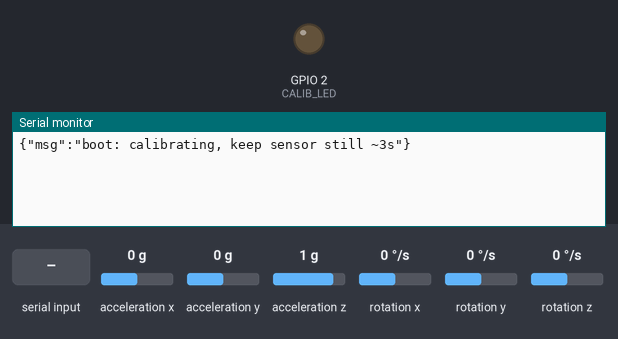
The sketch below on a simulated ESP32. Parts: output pins drawn as LEDs (lit = HIGH), the last lines printed to the serial monitor. Wiring (inferred from the names in the program): MPU-6050 motion sensor at I2C address 0x68. The inputs (shaded band) are chosen by the test bench; at power-on: rotation x 0 °/s, acceleration x 0 g, acceleration z 1 g, rotation z 0 °/s, acceleration y 0 g, rotation y 0 °/s.

Above: at 0.1 s.
5.0 s: rotation x set to -100 °/s
At 6.0 s:
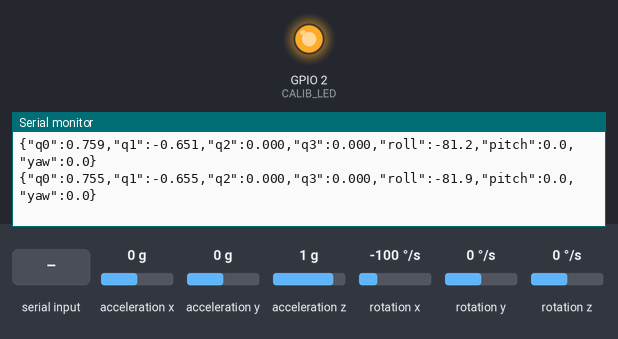
8.0 s: "R" received over Serial
9.7 s: acceleration x set to -1.4 g
At 10.2 s:
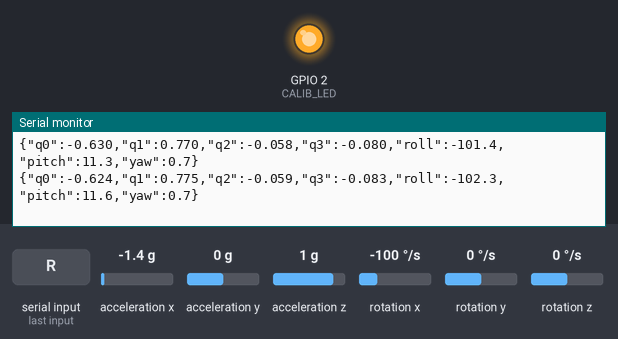
12.7 s: "r" received over Serial
15.7 s: acceleration z set to 1.4 g
At 16.5 s:
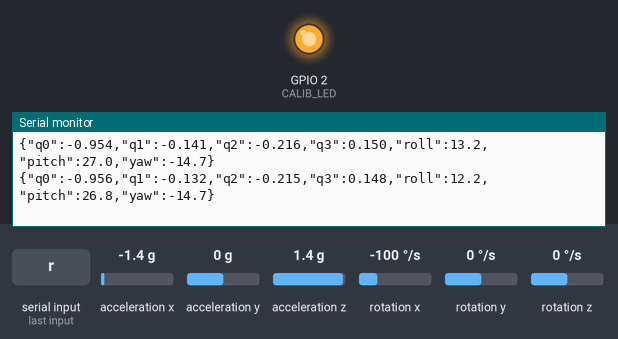
18.7 s: rotation z set to 100 °/s
At 19.2 s:
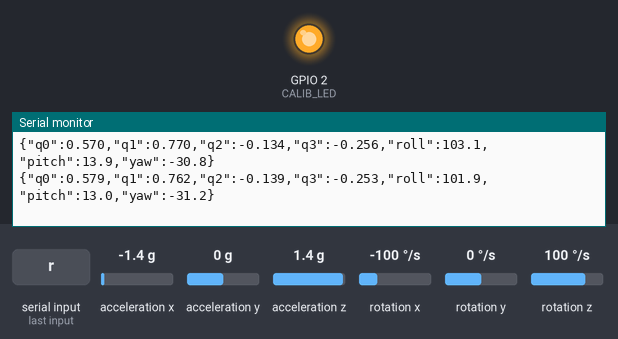
Timing chart, 0 to 21.7 s (numbered marks = the images above; inputs shaded):
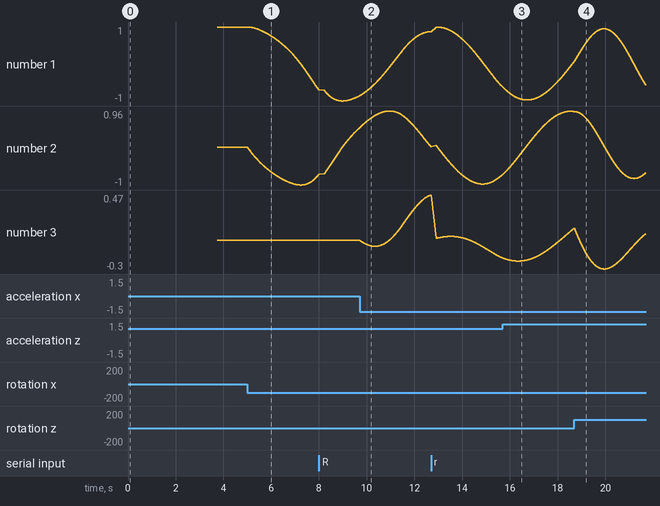

Measured:
- after the input at 5.0 s, the serial monitor: prints a new line at once (image 1)
- plotted number 1: 1 → -0.7 after the input at 5.0 s
- plotted number 2: 0 → -0.72 after the input at 5.0 s

The sketch:

MPU6050_Attitude.ino
```cpp
/*
 * MPU6050_Attitude.ino
 * ------------------------------------------------------------------
 * ESP32-WROOM-32 + MPU6050 六轴姿态解算（Arduino 环境）
 *
 * 功能：
 *  1. I2C 读取 MPU6050（SCL/SDA）
 *  2. 上电自动校准陀螺仪零偏；以“上电瞬间的姿态”作为 0 初始位置
 *  3. Mahony 互补滤波姿态解算，输出相对初始位置的四元数与欧拉角
 *  4. 串口 JSON 输出（默认 115200），供前端 3D 界面实时显示
 *  5. 串口收到字符 R（或 r）时重新归零（把当前姿态设为 0）
 *
 * 接线（ESP32-WROOM-32 DevKit）：
 *    MPU6050  VCC  ->  3V3
 *    MPU6050  GND  ->  GND
 *    MPU6050  SCL  ->  GPIO22
 *    MPU6050  SDA  ->  GPIO21
 *    MPU6050  AD0  ->  GND（I2C 地址 0x68）
 *    XDA / XCL / INT 悬空即可
 *
 * 依赖：仅 Arduino ESP32 内核自带的 Wire 库，无需第三方库。
 * 注意：上电后请保持模块静止约 3 秒，完成校准与归零。
 */

#include <Wire.h>

/* ---------------- 引脚与参数 ---------------- */
#define PIN_SDA       21
#define PIN_SCL       22
#define MPU_ADDR      0x68          // AD0 接 GND 时地址为 0x68

#define LOOP_HZ       100           // 姿态解算/输出频率
#define CALIB_N       300           // 上电校准采样数（100Hz 下约 3 秒）
#define GYRO_FS       2000.0f       // 陀螺仪量程（dps）
#define ACC_FS        2.0f          // 加速度计量程（g）
#define TWO_KP        1.0f          // Mahony 比例增益（twoKp = 2*Kp，即 Kp ≈ 0.5）
#define TWO_KI        0.02f         // Mahony 积分增益（twoKi = 2*Ki，即 Ki ≈ 0.01）

/* ---------------- MPU6050 寄存器 ---------------- */
#define REG_WHOAMI       0x75
#define REG_PWR_MGMT_1   0x6B
#define REG_SMPLRT_DIV   0x19
#define REG_CONFIG       0x1A
#define REG_GYRO_CONFIG  0x1B
#define REG_ACCEL_CONFIG 0x1C
#define REG_ACCEL_XOUT_H 0x3B

static const float DEG2RAD = PI / 180.0f;

/* 姿态四元数（世界 -> 机体）与参考四元数 */
float q0 = 1, q1 = 0, q2 = 0, q3 = 0;
float rq0 = 1, rq1 = 0, rq2 = 0, rq3 = 0;   // 上电/归零参考姿态
float dq0 = 1, dq1 = 0, dq2 = 0, dq3 = 0;   // 相对参考的姿态

float gbias[3] = {0, 0, 0};                // 陀螺仪零偏
float ibx = 0, iby = 0, ibz = 0;           // Mahony 积分项
float outRoll = 0, outPitch = 0, outYaw = 0;

/* ---------------- I2C 读写 ---------------- */
void writeReg(uint8_t reg, uint8_t val) {
  Wire.beginTransmission(MPU_ADDR);
  Wire.write(reg);
  Wire.write(val);
  Wire.endTransmission();
}

bool readRegs(uint8_t reg, uint8_t *buf, uint8_t len) {
  Wire.beginTransmission(MPU_ADDR);
  Wire.write(reg);
  if (Wire.endTransmission(false) != 0) return false;
  Wire.requestFrom((uint8_t)MPU_ADDR, (uint8_t)len);
  if (Wire.available() < len) return false;
  for (uint8_t i = 0; i < len; i++) buf[i] = Wire.read();
  return true;
}

/* ---------------- 初始化 ---------------- */
bool initMPU6050() {
  Wire.begin(PIN_SDA, PIN_SCL);
  Wire.setClock(400000);

  uint8_t id = 0;
  if (!readRegs(REG_WHOAMI, &id, 1) || id != 0x68) return false;

  writeReg(REG_PWR_MGMT_1, 0x00);      // 唤醒（清 sleep 与复位）
  delay(50);
  writeReg(REG_SMPLRT_DIV, 9);         // 采样率 1000/(1+9) = 100Hz
  writeReg(REG_CONFIG, 0x03);          // DLPF：加速度 44Hz / 陀螺 41Hz
  writeReg(REG_GYRO_CONFIG, 0x18);     // ±2000dps
  writeReg(REG_ACCEL_CONFIG, 0x00);    // ±2g
  return true;
}

/* 读取 14 字节原始数据：accel(3) temp(1) gyro(3) */
bool readRaw(int16_t *ax, int16_t *ay, int16_t *az,
             int16_t *gx, int16_t *gy, int16_t *gz) {
  uint8_t buf[14];
  if (!readRegs(REG_ACCEL_XOUT_H, buf, 14)) return false;
  *ax = (int16_t)((buf[0] << 8) | buf[1]);
  *ay = (int16_t)((buf[2] << 8) | buf[3]);
  *az = (int16_t)((buf[4] << 8) | buf[5]);
  *gx = (int16_t)((buf[8] << 8) | buf[9]);
  *gy = (int16_t)((buf[10] << 8) | buf[11]);
  *gz = (int16_t)((buf[12] << 8) | buf[13]);
  return true;
}

/* ---------------- 陀螺仪零偏校准（上电静止约 3 秒） ---------------- */
void calibrateGyro() {
  int32_t sum[3] = {0, 0, 0};
  int16_t ax, ay, az, gx, gy, gz;
  for (int i = 0; i < CALIB_N; i++) {
    if (readRaw(&ax, &ay, &az, &gx, &gy, &gz)) {
      sum[0] += gx; sum[1] += gy; sum[2] += gz;
    }
    delay(10);
  }
  gbias[0] = sum[0] / (float)CALIB_N;
  gbias[1] = sum[1] / (float)CALIB_N;
  gbias[2] = sum[2] / (float)CALIB_N;
}

/* ---------------- 归零：把当前姿态设为 0 初始位置 ---------------- */
void zeroAttitude() {
  int32_t sx = 0, sy = 0, sz = 0;
  int16_t ax, ay, az, gx, gy, gz;
  const int N = 32;
  for (int i = 0; i < N; i++) {
    if (readRaw(&ax, &ay, &az, &gx, &gy, &gz)) {
      sx += ax; sy += ay; sz += az;
    }
    delay(5);
  }
  float axg = (sx / (float)N) * (ACC_FS / 32768.0f);
  float ayg = (sy / (float)N) * (ACC_FS / 32768.0f);
  float azg = (sz / (float)N) * (ACC_FS / 32768.0f);

  /* 由重力方向求初始横滚/俯仰（偏航取 0），构造参考四元数 rq = Ry(pitch)*Rx(roll) */
  float roll  = atan2f(ayg, azg);
  float pitch = atan2f(-axg, sqrtf(ayg * ayg + azg * azg));
  float cr = cosf(roll * 0.5f), sr = sinf(roll * 0.5f);
  float cp = cosf(pitch * 0.5f), sp = sinf(pitch * 0.5f);
  rq0 = cp * cr; rq1 = cp * sr; rq2 = sp * cr; rq3 = -sp * sr;
}

/* ---------------- Mahony 滤波 ---------------- */
void mahonyUpdate(float gx, float gy, float gz,
                  float ax, float ay, float az, float dt) {
  /* 加速度计归一化 */
  float norm = sqrtf(ax * ax + ay * ay + az * az);
  if (norm > 1e-6f) { ax /= norm; ay /= norm; az /= norm; }
  else { ax = ay = az = 0; }

  /* 估计重力方向（由当前四元数推算） */
  float hvx = q1 * q3 - q0 * q2;
  float hvy = q0 * q1 + q2 * q3;
  float hvz = q0 * q0 - 0.5f + q3 * q3;

  /* 测量与估计的叉积 = 姿态误差 */
  float ex = ay * hvz - az * hvy;
  float ey = az * hvx - ax * hvz;
  float ez = ax * hvy - ay * hvx;

  if (TWO_KI > 0.0f) {
    ibx += TWO_KI * ex * dt;
    iby += TWO_KI * ey * dt;
    ibz += TWO_KI * ez * dt;
    gx += ibx; gy += iby; gz += ibz;
  }
  gx += TWO_KP * ex;
  gy += TWO_KP * ey;
  gz += TWO_KP * ez;

  /* 四元数积分（一阶）并归一化 */
  gx *= 0.5f * dt; gy *= 0.5f * dt; gz *= 0.5f * dt;
  float qa = q0, qb = q1, qc = q2;
  q0 += (-qb * gx - qc * gy - q3 * gz);
  q1 += ( qa * gx + qc * gz - q3 * gy);
  q2 += ( qa * gy - qb * gz + q3 * gx);
  q3 += ( qa * gz + qb * gy - qc * gx);

  norm = sqrtf(q0 * q0 + q1 * q1 + q2 * q2 + q3 * q3);
  if (norm > 1e-10f) { q0 /= norm; q1 /= norm; q2 /= norm; q3 /= norm; }
}

/* 相对参考姿态：dq = conj(rq) * q */
void deltaFromReference() {
  float c0 = rq0, c1 = -rq1, c2 = -rq2, c3 = -rq3;
  dq0 = c0 * q0 - c1 * q1 - c2 * q2 - c3 * q3;
  dq1 = c0 * q1 + c1 * q0 + c2 * q3 - c3 * q2;
  dq2 = c0 * q2 - c1 * q3 + c2 * q0 + c3 * q1;
  dq3 = c0 * q3 + c1 * q2 - c2 * q1 + c3 * q0;
}

/* 四元数 -> 欧拉角（相对参考，单位：度） */
void quatToEuler() {
  outRoll  = atan2f(2.0f * (dq0 * dq1 + dq2 * dq3),
                    1.0f - 2.0f * (dq1 * dq1 + dq2 * dq2)) / DEG2RAD;
  float sp = 2.0f * (dq0 * dq2 - dq3 * dq1);
  sp = constrain(sp, -1.0f, 1.0f);
  outPitch = asinf(sp) / DEG2RAD;
  outYaw   = atan2f(2.0f * (dq0 * dq3 + dq1 * dq2),
                    1.0f - 2.0f * (dq2 * dq2 + dq3 * dq3)) / DEG2RAD;
}

/* ---------------- 主程序 ---------------- */
#ifdef LED_BUILTIN
#define CALIB_LED LED_BUILTIN
#else
#define CALIB_LED 2
#endif

void setup() {
  Serial.begin(115200);
  pinMode(CALIB_LED, OUTPUT);

  Serial.println("{\"msg\":\"boot: calibrating, keep sensor still ~3s\"}");

  if (!initMPU6050()) {
    Serial.println("{\"error\":\"MPU6050 not found, check SCL/SDA wiring\"}");
    while (1) { digitalWrite(CALIB_LED, !digitalRead(CALIB_LED)); delay(200); }
  }

  /* 校准期间 LED 闪烁提示“请保持静止” */
  digitalWrite(CALIB_LED, LOW);
  calibrateGyro();
  digitalWrite(CALIB_LED, HIGH);

  zeroAttitude();
  Serial.println("{\"msg\":\"ready: power-on pose = zero reference\"}");
}

void loop() {
  static uint32_t lastUs = 0;
  uint32_t now = micros();
  if (now - lastUs < (uint32_t)(1000000UL / LOOP_HZ)) return;
  float dt = (now - lastUs) / 1000000.0f;
  lastUs = now;
  if (dt <= 0.0f || dt > 0.1f) dt = 1.0f / LOOP_HZ;

  /* 串口指令：R = 重新归零 */
  while (Serial.available()) {
    int c = Serial.read();
    if (c == 'R' || c == 'r') {
      zeroAttitude();
      Serial.println("{\"msg\":\"re-zeroed\"}");
    }
  }

  int16_t ax, ay, az, gx, gy, gz;
  if (readRaw(&ax, &ay, &az, &gx, &gy, &gz)) {
    /* 去零偏，转换为 rad/s 与 g */
    float gxr = (gx - gbias[0]) * (GYRO_FS / 32768.0f) * DEG2RAD;
    float gyr = (gy - gbias[1]) * (GYRO_FS / 32768.0f) * DEG2RAD;
    float gzr = (gz - gbias[2]) * (GYRO_FS / 32768.0f) * DEG2RAD;
    float axg = ax * (ACC_FS / 32768.0f);
    float ayg = ay * (ACC_FS / 32768.0f);
    float azg = az * (ACC_FS / 32768.0f);

    mahonyUpdate(gxr, gyr, gzr, axg, ayg, azg, dt);
    deltaFromReference();
    quatToEuler();

    char buf[120];
    snprintf(buf, sizeof(buf),
             "{\"q0\":%.3f,\"q1\":%.3f,\"q2\":%.3f,\"q3\":%.3f,"
             "\"roll\":%.1f,\"pitch\":%.1f,\"yaw\":%.1f}",
             dq0, dq1, dq2, dq3, outRoll, outPitch, outYaw);
    Serial.println(buf);
  }
}
```
